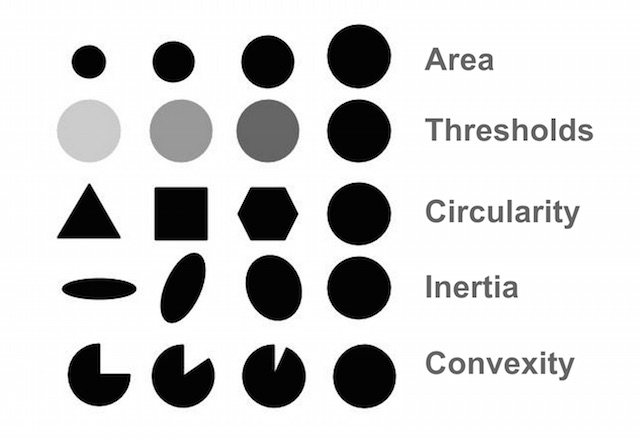
#> input picture BlobTest.jpg, 640 x 439 px, given in place of the camera
$ python gradients.py   (older library calls are emulated)
#> lines starting #> are read from the running program, lines starting #| are printed output that depends on the picture; after the words box and inside, x2 and y2 are one past the last pixel; in counts of white or black regions, pixels touching at a corner belong together
#!/usr/bin/env python3
# -*- coding: utf-8 -*-
"""
Created on Sun Apr 21 08:25:51 2019

@author: alem
"""

import cv2
import numpy as np

cap = cv2.VideoCapture(0)

while(1):

    # Take each frame
    _, frame = cap.read()
#> frame is the input picture: shape (439, 640, 3); min 0, max 255, mean 210.3
    hsv = cv2.cvtColor(frame, cv2.COLOR_BGR2HSV)
#> hsv: shape (439, 640, 3); mean H, S, V 0, 0, 210.3

    lower_red = np.array([30,150,50])
    upper_red = np.array([255,255,180])

    mask = cv2.inRange(hsv, lower_red, upper_red)
#> mask: shape (439, 640); every value is 0
    res = cv2.bitwise_and(frame,frame, mask= mask)
#> res: shape (439, 640, 3); every value is 0

    laplacian = cv2.Laplacian(frame,cv2.CV_64F)
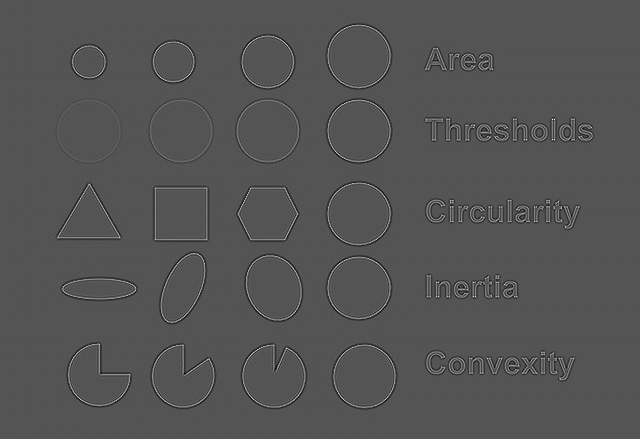
#> laplacian: shape (439, 640, 3) float64; min -243, max 492, mean 0; drawn with min black and max white
    sobelx = cv2.Sobel(frame,cv2.CV_64F,1,0,ksize=5)
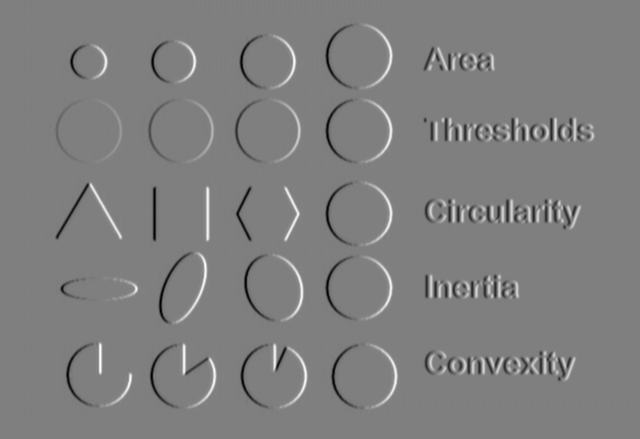
#> sobelx: shape (439, 640, 3) float64; min -12065, max 12114, mean 0; drawn with min black and max white
    sobely = cv2.Sobel(frame,cv2.CV_64F,0,1,ksize=5)
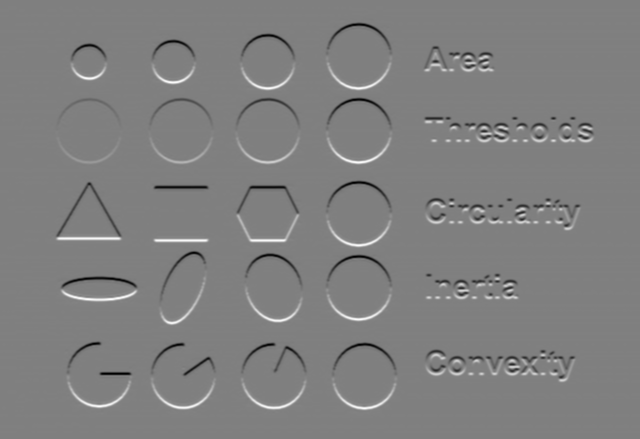
#> sobely: shape (439, 640, 3) float64; min -12190, max 12105, mean -0.1; drawn with min black and max white

    cv2.imshow('Original',frame)
    cv2.imshow('Mask',mask)
    cv2.imshow('laplacian',laplacian)
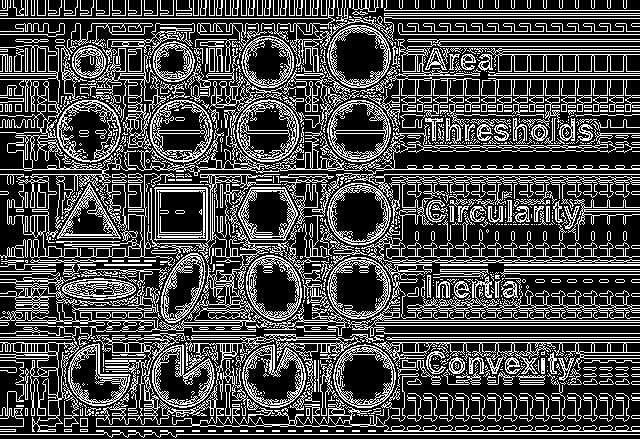
#> window 'laplacian': shape (439, 640, 3); 28.5% white in thin lines or dots
    cv2.imshow('sobelx',sobelx)
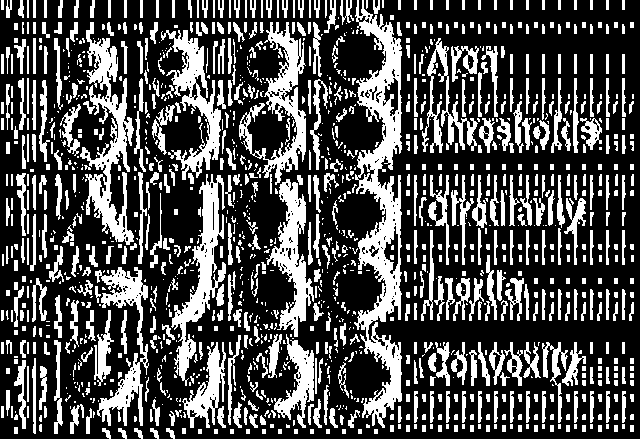
#> window 'sobelx': shape (439, 640, 3); 30.7% white; 1363 white regions (618 under 20 px), largest, box (x1, y1, x2, y2) and area: (354, 0, 402, 428) 9088, (80, 22, 134, 245) 4366, (239, 22, 306, 185) 3369
    cv2.imshow('sobely',sobely)
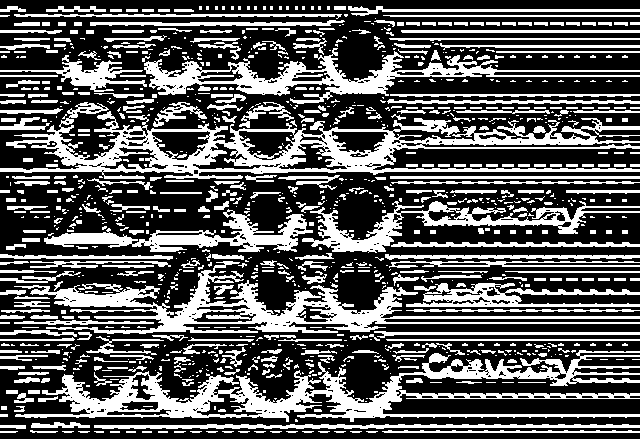
#> window 'sobely': shape (439, 640, 3); 34.9% white; 1060 white regions (640 under 20 px), largest, box (x1, y1, x2, y2) and area: (0, 102, 640, 179) 13820, (15, 350, 640, 422) 12859, (14, 261, 640, 334) 9862

    k = cv2.waitKey(5) & 0xFF
#> (key Esc is pressed here)
    if k == 27:
        break

cv2.destroyAllWindows()
cap.release()

$ run again, on hchroma.jpg
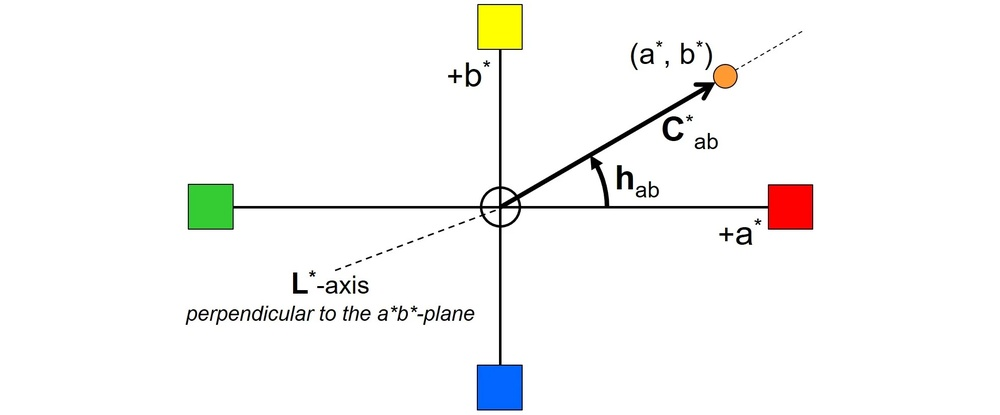
#> input picture hchroma.jpg, 1000 x 415 px, shrunk from 1986 x 824 before the run, given in place of the camera
#> frame is the input picture: shape (415, 1000, 3); mean B, G, R 246.5, 247.8, 247.8
#> hsv: shape (415, 1000, 3); mean H, S, V 4.6, 5.8, 249.7
#> `mask = cv2.inRange(hsv, lower_red, upper_red)`:
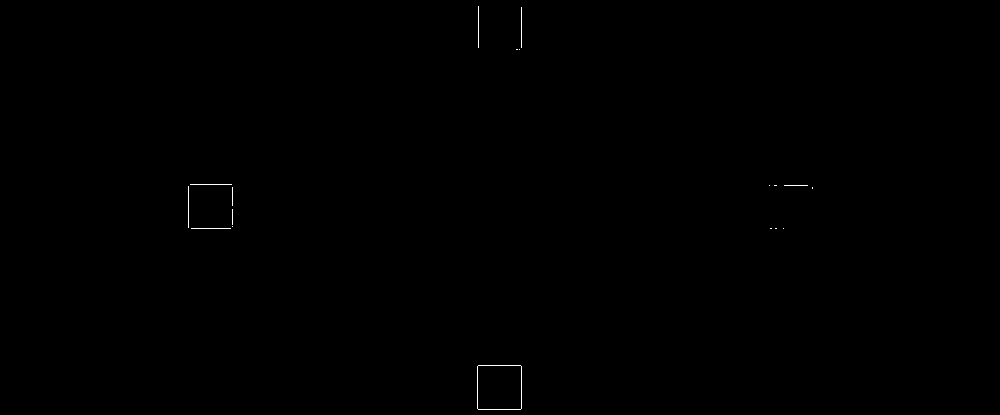
#> mask: shape (415, 1000); 0.11% white in thin lines or dots, all inside (x1, y1, x2, y2) = (188, 6, 813, 410)
#> `cv2.imshow('sobely',sobely)`:
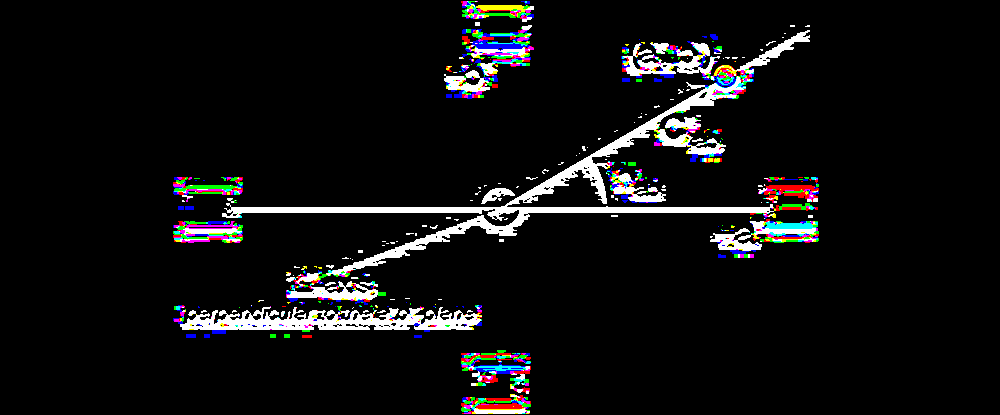
#> window 'sobely': shape (415, 1000, 3); mean B, G, R 16.5, 16.2, 16.2
